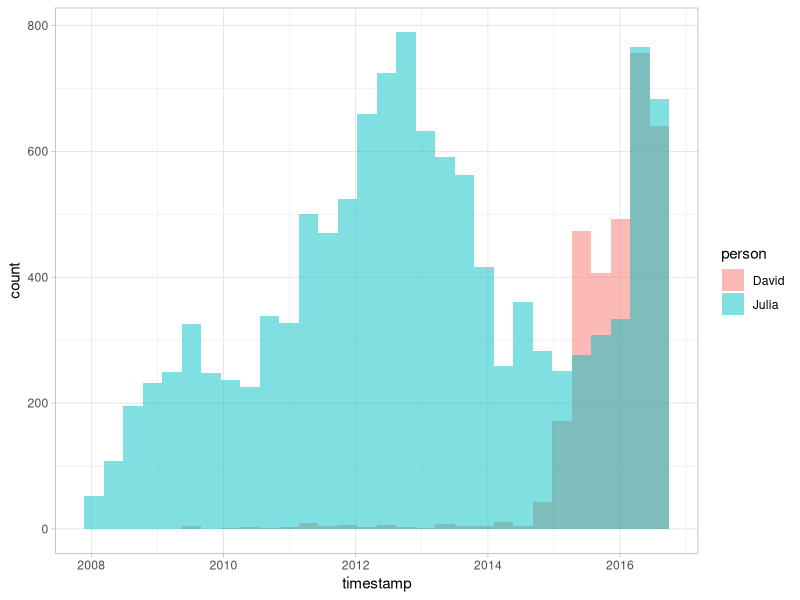
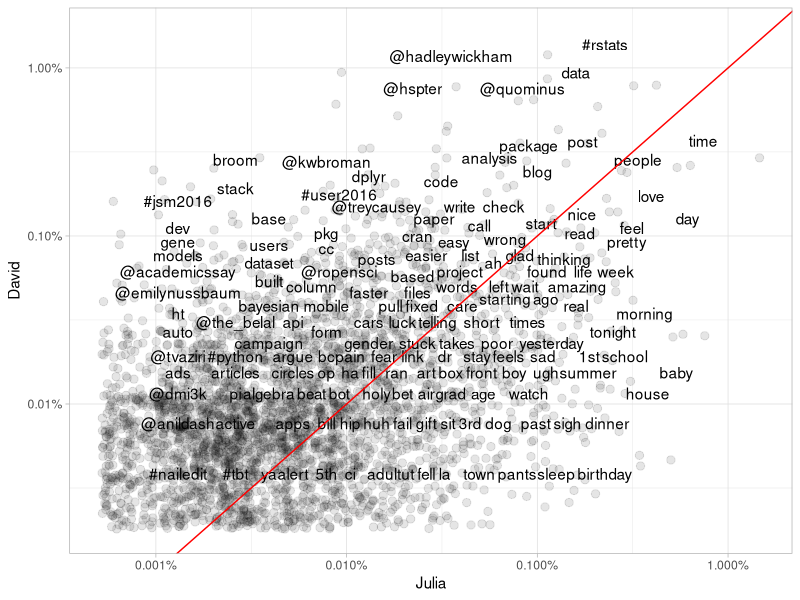

Recreate these plots in R, in order.
## ---- chunk 1
library(knitr)
opts_chunk$set(message = FALSE, warning = FALSE, cache = TRUE)
options(width = 100, dplyr.width = 100)
library(ggplot2)
theme_set(theme_light())
## ---- chunk 2
library(lubridate)
library(ggplot2)
library(dplyr)

tweets_julia <- read.csv("data/tweets_julia.csv", stringsAsFactors = FALSE)
tweets_dave <- read.csv("data/tweets_dave.csv", stringsAsFactors = FALSE)
# take out the timezone thing if we don't do anything with times of day
tweets_julia$timestamp <- with_tz(ymd_hms(tweets_julia$timestamp), 
                                  "America/Denver")
tweets_dave$timestamp <- with_tz(ymd_hms(tweets_dave$timestamp), 
                                 "America/New_York")
tweets <- bind_rows(tweets_julia %>% 
                      mutate(person = "Julia"),
                    tweets_dave %>% 
                      mutate(person = "David"))

ggplot(tweets, aes(x = timestamp, fill = person)) +
  geom_histogram(alpha = 0.5, position = "identity")
## ---- chunk 3
library(tidytext)
library(stringr)

reg <- "([^A-Za-z_\\d#@']|'(?![A-Za-z_\\d#@]))"
tidy_tweets <- tweets %>% 
  mutate(text = str_replace_all(text, "https://t.co/[A-Za-z\\d]+|http://[A-Za-z\\d]+|&amp;|&lt;|&gt;|RT", "")) %>%
  unnest_tokens(word, text, token = "regex", pattern = reg) %>%
  filter(!word %in% stop_words$word,
         str_detect(word, "[a-z]"))
## ---- chunk 4
frequency <- tidy_tweets %>% 
  group_by(person) %>% 
  count(word, sort = TRUE) %>% 
  left_join(tidy_tweets %>% 
              group_by(person) %>% 
              summarise(total = n())) %>%
  mutate(freq = n/total)

frequency
## ---- chunk 5
frequency <- inner_join(frequency %>% 
                          filter(person == "Julia") %>% 
                          rename(Julia = freq),
                        frequency %>% 
                          filter(person == "David") %>% 
                          rename(David = freq),
                        by = "word") %>% 
  ungroup() %>% 
  select(word, Julia, David)

frequency

library(scales)
ggplot(frequency, aes(Julia, David)) +
  geom_jitter(alpha = 0.1, size = 2.5, width = 0.4, height = 0.4) +
  geom_text(aes(label = word), check_overlap = TRUE, vjust = 1.5) +
  scale_color_gradient(limits = c(0, 0.001), low = "gray30", high = "gray75") +
  scale_x_log10(labels = percent_format()) +
  scale_y_log10(labels = percent_format()) +
  theme(legend.position="none") +
  geom_abline(color = "red")
